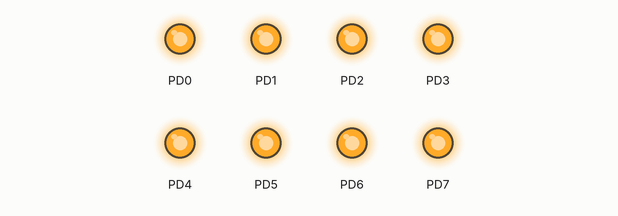
This program was run on a simulated ATmega48, built with avr-gcc and emulated at 0.2 MHz. On the bench: output pins drawn as LEDs (lit = HIGH).

Above: at 0.05 s.
Timing chart, 0 to 6.9 s (numbered marks = the images above):
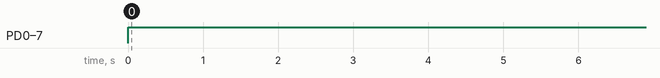

The program:

main.c
```c
#include <avr/io.h>
#include <avr/interrupt.h>

#define F_CPU 200000UL	//this seems to give approximately the right output on the hardware with internal clo
#include <util/delay.h>

#ifdef SIMULATOR
#include "avr/avr_mcu_section.h"  //need to ensure that simavr includes are on the path, e.g. pkg-config --cflags simavr
AVR_MCU(F_CPU, "atmega48");

//tell simavr to record the output of PORTC for gtkwave.
//this outputs a file called gtkwave_trace.vcd during the simulation run
const struct avr_mmcu_vcd_trace_t _mytrace[]  _MMCU_ = {
	{ AVR_MCU_VCD_SYMBOL("PORTD"), .what = (void*)&PORTD, }
};
#endif

int main(void){
  sei();
	int8_t newvalue;
	int8_t direction=0;

  DDRD = 0xFF;                       // initialize port C
	newvalue=0x01;

	PORTD=0xFF;
	_delay_ms(10000);
  while(1)
  {
      // // LED on
      // PORTD = 0b00000001;            // PC0 = High = Vcc
      // _delay_ms(500);                // wait 500 milliseconds
      //
      // //LED off
      // PORTD = 0b00000000;            // PC0 = Low = 0v
			if(direction==0){
				newvalue = newvalue << 1;
				if(newvalue==(1<<6)) direction=1;
			} else {
				newvalue = newvalue >> 1;
				if(newvalue==0x01) direction=0;
			}
			PORTD=newvalue;
      _delay_ms(500);                // wait 500 milliseconds
  }
}
```

Measured:
- by itself, PD0: repeats every 6.0 s: LOW 5.5 s, HIGH 0.50 s
- by itself, PD1: repeats every 6.0 s: LOW 4.5 s, HIGH 0.50 s, LOW 0.50 s, HIGH 0.50 s
- by itself, PD2: LOW → HIGH at 0.00 s, → LOW 10.0 s later, → HIGH 0.50 s later, → LOW 0.50 s later, … (22 changes in this stretch)
- by itself, PD3: goes HIGH 10.0 s, LOW 1.0 s, 9 × (HIGH 0.50 s, LOW 2.5 s), HIGH 0.50 s, then LOW
- by itself, PD4: LOW → HIGH at 0.00 s, → LOW 10.0 s later, → HIGH 1.5 s later, → LOW 0.50 s later, … (22 changes in this stretch)
- by itself, PD5: LOW → HIGH at 0.00 s, → LOW 10.0 s later, → HIGH 2.0 s later, → LOW 0.50 s later, … (22 changes in this stretch)
- by itself, PD6: goes HIGH 10.0 s, LOW 2.5 s, 4 × (HIGH 0.50 s, LOW 5.5 s), HIGH 0.50 s, then LOW
- by itself, PD7: LOW → HIGH at 0.00 s, → LOW 10.0 s later
